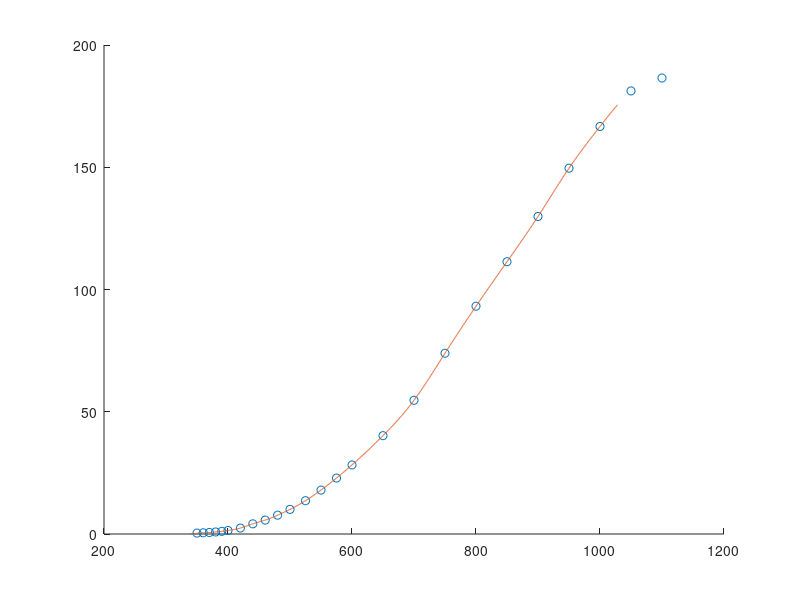
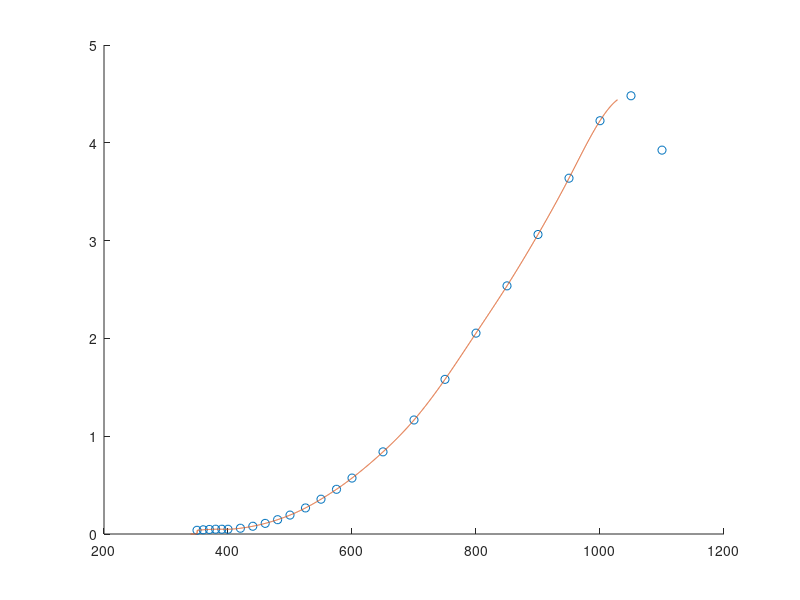
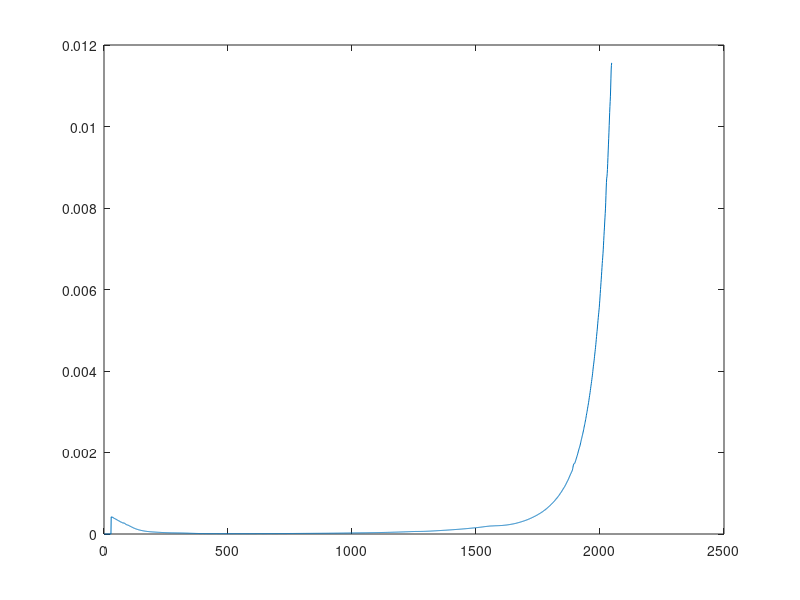
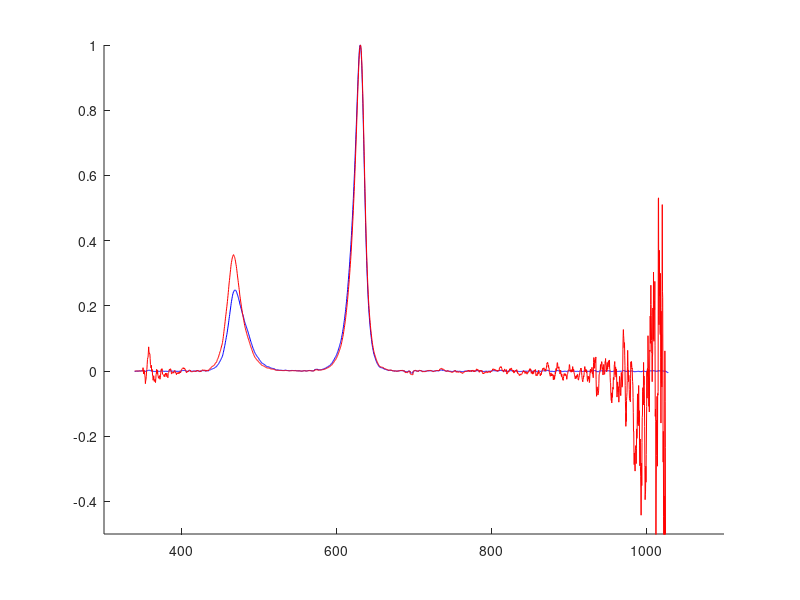

Write MATLAB code to recreate these figures, in order. (Note: this script raises an error after producing the figures.)
%% Written to obtain calibrated spectral/colorimetric data from Ocean Optics USB2000+
% Using calibration data taken from CD provided with HL lamp

%% Load Data

clc, clear, close all

rootdir = fullfile('C:','Users','ucesars','Dropbox','UCL','Ongoing Work','Small Sphere');
cd(rootdir)

try
    load('OceanOptics Characterisation.mat')
    
catch %if the above file isn't available, create data set from excel
    filename=fullfile(rootdir,'OceanOptics Characterisation.xlsx');
    Data_HL_cal  = xlsread(filename, 1,'A1:D25');
    Data_HL_on   = xlsread(filename, 2,'A2:B2049');
    Data_HL_off  = xlsread(filename, 3,'A2:B2049');
    Data_SPH_off = xlsread(filename, 4,'A2:B2049');
    Data_SPH_RB  = xlsread(filename, 5,'A2:B2049');
    Data_SPH_UVA = xlsread(filename, 6,'A2:B2049');
    save('OceanOptics Characterisation.mat')
end


%% Dark field correction
Data_HL_dfc      =   Data_HL_on(:,2)-Data_HL_off(:,2);
Data_SPH_RB_dfc  =   Data_SPH_RB(:,2)-Data_SPH_off(:,2);
Data_SPH_UVA_dfc  =   Data_SPH_UVA(:,2)-Data_SPH_off(:,2);

% figure, hold on, 
% plot(Data_HL_on(:,1),Data_HL_on(:,2))
% plot(Data_HL_on(:,1),Data_HL_dfc)
% 
% figure, hold on, 
% plot(Data_SPH_RB(:,1),Data_SPH_RB(:,2))
% plot(Data_SPH_RB(:,1),Data_SPH_RB_dfc)
% 
% figure, hold on, 
% plot(Data_SPH_UVA(:,1),Data_SPH_UVA(:,2))
% plot(Data_SPH_UVA(:,1),Data_SPH_UVA_dfc)

%% interpolate lamp calibration data

Data_HL_cal_interp=zeros(2048,4); %pre-allocation
Data_HL_cal_interp(:,1)=Data_HL_off(:,1); %lambda
Data_HL_cal_interp(:,3)=Data_HL_off(:,1); %lambda 
%(sticking to 4 columns to mimic Data_HL_cal)

Data_HL_cal_interp(29:end,2) = ...  %from 29 bc HL_cal starts at 350nm, (:,2) = Cosine corrector
    interp1(Data_HL_cal(:,1),...    %lambda in original
    Data_HL_cal(:,2),...            %power in original
    Data_HL_off(29:end,1),...       %lambda in new
    'spline');

Data_HL_cal_interp(29:end,4) = ...  %(:,4) = bare optical fibre
    interp1(Data_HL_cal(:,3),...    %lambda in original
    Data_HL_cal(:,4),...            %power in original
    Data_HL_off(29:end,1),...       %lambda in new
    'spline');

figure, hold on
plot(Data_HL_cal(:,1),Data_HL_cal(:,2),'o')
plot(Data_HL_cal_interp(:,1),Data_HL_cal_interp(:,2))

figure, hold on
plot(Data_HL_cal(:,3),Data_HL_cal(:,4),'o')
plot(Data_HL_cal_interp(:,3),Data_HL_cal_interp(:,4))

%% Create correction vector
correction_vector=zeros(2048,1); 
correction_vector = Data_HL_cal_interp(:,4)./Data_HL_dfc;
figure,
plot(correction_vector)
%save('correction vector','correction_vector')

%differences if 
%Data_HL_cal_interp(:,4) (nomimally bare fibre)
%replaced with
%Data_HL_cal_interp(:,2) (nominally Cosine corrected)

%% Apply correction vector to SPH data

Data_SPH_RB_cor     =Data_SPH_RB_dfc.*correction_vector;
Data_SPH_UVA_cor    =Data_SPH_UVA_dfc.*correction_vector;

figure, hold on
plot(Data_HL_off(:,1),Data_SPH_RB_dfc./max(Data_SPH_RB_dfc),'b');
plot(Data_HL_off(:,1),Data_SPH_RB_cor./max(Data_SPH_RB_cor),'r');
axis([300 1100 -.5 1])

figure, hold on
plot(Data_HL_off(:,1),Data_SPH_UVA_dfc./max(Data_SPH_UVA_dfc),'b');
plot(Data_HL_off(:,1),Data_SPH_UVA_cor./max(Data_SPH_UVA_cor),'r');
axis([300 1100 -.5 1])

figure, hold on
plot(Data_HL_off(:,1),Data_SPH_RB_cor,'r'); %tiwce for stripy graph
plot(Data_HL_off(:,1),Data_SPH_RB_cor,'b--');

plot(Data_HL_off(:,1),Data_SPH_UVA_cor,'b');
plot(Data_HL_off(:,1),Data_SPH_UVA_cor,'y--');
axis([350 700 -.1 1.5]);

%% split LEDs
Data_LEDred=zeros(size(Data_SPH_RB_cor));
Data_LEDred(565:920)=Data_SPH_RB_cor(565:920); %550:675nm

Data_LEDblue=zeros(size(Data_SPH_RB_cor));
Data_LEDblue(226:565)=Data_SPH_RB_cor(226:565); %425:550nm

Data_LEDamber=zeros(size(Data_SPH_UVA_cor));
Data_LEDamber(565:847)=Data_SPH_UVA_cor(565:847); %550:650nm

Data_LEDuv=zeros(size(Data_SPH_UVA_cor));
Data_LEDuv(81:360)=Data_SPH_UVA_cor(81:360); %370:475nm

figure, hold on, 
plot(Data_HL_off(:,1),Data_LEDred/max(Data_LEDred));
plot(Data_HL_off(:,1),Data_LEDblue/max(Data_LEDblue));
plot(Data_HL_off(:,1),Data_LEDamber/max(Data_LEDamber));
plot(Data_HL_off(:,1),Data_LEDuv/max(Data_LEDuv));
%% Calculate chromaticity

%load CIE data
ciefile = fullfile('C:','Users','ucesars','Dropbox','UCL','Data',...
    'Colour Standards','CIE colorimetric data','CIE_colorimetric_tables.xls');
ciedata= xlsread(ciefile,'1964 col observer','A6:D86');
% figure, plot(ciedata(:,1),ciedata(:,2),...
%     ciedata(:,1),ciedata(:,3),
%     ciedata(:,1),ciedata(:,4))
% legend('show')
cielambda=ciedata(:,1);
xbar=ciedata(:,2);
ybar=ciedata(:,3);
zbar=ciedata(:,4);

xbar_int=zeros(2048,1);
xbar_int(107:1231)= interp1(cielambda,xbar,Data_HL_off(107:1231,1));
ybar_int=zeros(2048,1);
ybar_int(107:1231)= interp1(cielambda,ybar,Data_HL_off(107:1231,1));
zbar_int=zeros(2048,1);
zbar_int(107:1231)= interp1(cielambda,zbar,Data_HL_off(107:1231,1));

RB_XYZ=zeros(3,1);
RB_XYZ(1)=xbar_int'*Data_SPH_RB_cor;
RB_XYZ(2)=ybar_int'*Data_SPH_RB_cor;
RB_XYZ(3)=zbar_int'*Data_SPH_RB_cor;
RB_xy(1)=RB_XYZ(1)/sum(RB_XYZ);
RB_xy(2)=RB_XYZ(2)/sum(RB_XYZ);

UVA_XYZ=zeros(3,1);
UVA_XYZ(1)=xbar_int'*Data_SPH_UVA_cor;
UVA_XYZ(2)=ybar_int'*Data_SPH_UVA_cor;
UVA_XYZ(3)=zbar_int'*Data_SPH_UVA_cor;
UVA_xy(1)=UVA_XYZ(1)/sum(UVA_XYZ);
UVA_xy(2)=UVA_XYZ(2)/sum(UVA_XYZ);

figure, hold on
plot(xbar./(xbar+ybar+zbar),ybar./(xbar+ybar+zbar))
scatter(RB_xy(1),RB_xy(2),'r')
text(RB_xy(1),RB_xy(2),'RB')
scatter(UVA_xy(1),UVA_xy(2),'b')
text(UVA_xy(1),UVA_xy(2),'UVA')
axis equal

%% Calculate chromaticity of indvidual channels

%load CIE data
ciefile = fullfile('C:','Users','ucesars','Dropbox','UCL','Data',...
    'Colour Standards','CIE colorimetric data','CIE_colorimetric_tables.xls');
ciedata= xlsread(ciefile,'1964 col observer','A6:D86');
% figure, plot(ciedata(:,1),ciedata(:,2),...
%     ciedata(:,1),ciedata(:,3),
%     ciedata(:,1),ciedata(:,4))
% legend('show')
cielambda=ciedata(:,1);
xbar=ciedata(:,2);
ybar=ciedata(:,3);
zbar=ciedata(:,4);

xbar_int=zeros(2048,1);
xbar_int(107:1231)= interp1(cielambda,xbar,Data_HL_off(107:1231,1));
ybar_int=zeros(2048,1);
ybar_int(107:1231)= interp1(cielambda,ybar,Data_HL_off(107:1231,1));
zbar_int=zeros(2048,1);
zbar_int(107:1231)= interp1(cielambda,zbar,Data_HL_off(107:1231,1));
R_XYZ=zeros(3,1);
R_XYZ(1)=xbar_int'*Data_LEDred;
R_XYZ(2)=ybar_int'*Data_LEDred;
R_XYZ(3)=zbar_int'*Data_LEDred;
R_xy(1)=R_XYZ(1)/sum(R_XYZ);
R_xy(2)=R_XYZ(2)/sum(R_XYZ);

B_XYZ=zeros(3,1);
B_XYZ(1)=xbar_int'*Data_LEDblue;
B_XYZ(2)=ybar_int'*Data_LEDblue;
B_XYZ(3)=zbar_int'*Data_LEDblue;
B_xy(1)=B_XYZ(1)/sum(B_XYZ);
B_xy(2)=B_XYZ(2)/sum(B_XYZ);

A_XYZ=zeros(3,1);
A_XYZ(1)=xbar_int'*Data_LEDamber;
A_XYZ(2)=ybar_int'*Data_LEDamber;
A_XYZ(3)=zbar_int'*Data_LEDamber;
A_xy(1)=A_XYZ(1)/sum(A_XYZ);
A_xy(2)=A_XYZ(2)/sum(A_XYZ);

U_XYZ=zeros(3,1);
U_XYZ(1)=xbar_int'*Data_LEDuv;
U_XYZ(2)=ybar_int'*Data_LEDuv;
U_XYZ(3)=zbar_int'*Data_LEDuv;
U_xy(1)=U_XYZ(1)/sum(U_XYZ);
U_xy(2)=U_XYZ(2)/sum(U_XYZ);



figure, hold on
plot(xbar./(xbar+ybar+zbar),ybar./(xbar+ybar+zbar))

plot([U_xy(1),A_xy(1)],[U_xy(2),A_xy(2)],'k')
plot([R_xy(1),B_xy(1)],[R_xy(2),B_xy(2)],'k')

scatter(R_xy(1),R_xy(2),'r','filled')
text(R_xy(1)+.03,R_xy(2),'R')
scatter(B_xy(1),B_xy(2),'b','filled')
text(B_xy(1)+.03,B_xy(2),'B')
scatter(A_xy(1),A_xy(2),'y','filled')
text(A_xy(1)+.03,A_xy(2),'A')
scatter(U_xy(1),U_xy(2),'k','filled')
text(U_xy(1)+.03,U_xy(2),'U')

axis equal

save led_xy.mat R_xy B_xy A_xy U_xy ;
